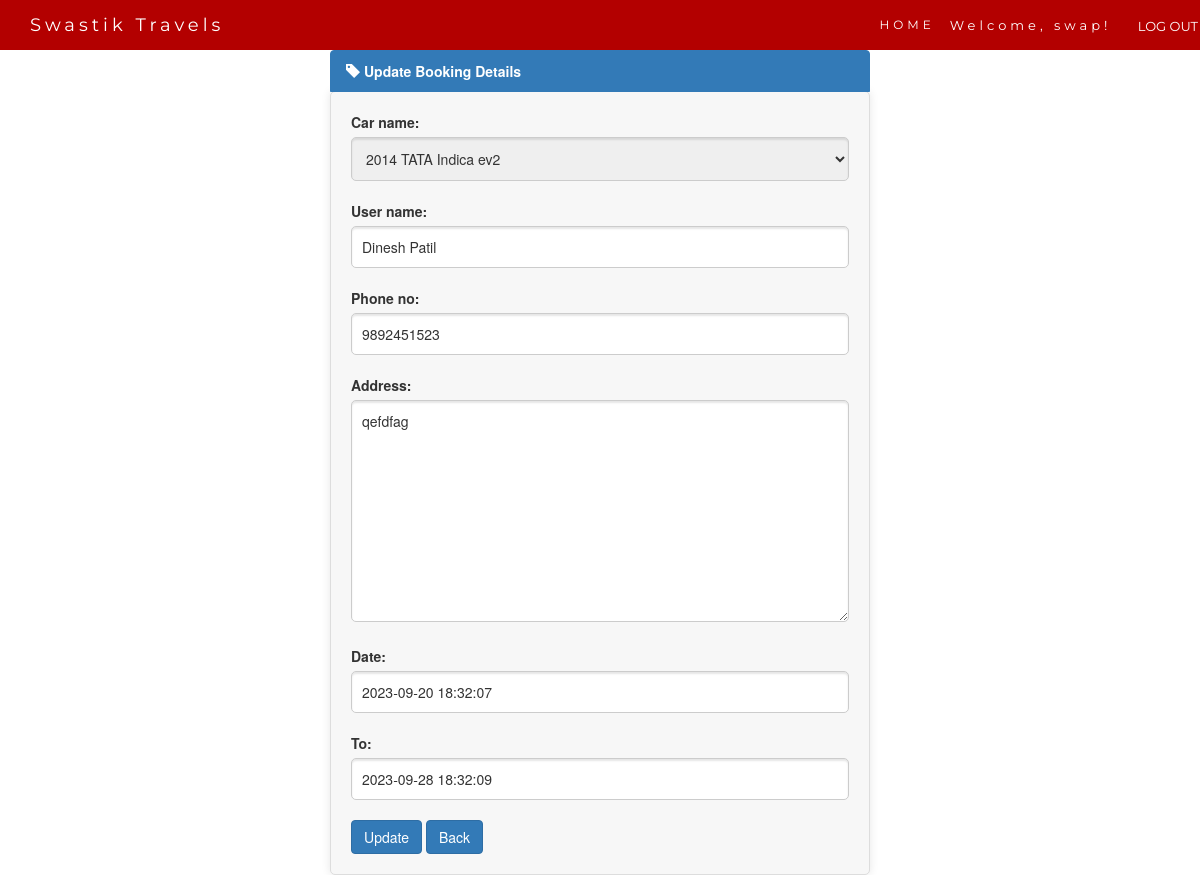
/booking-update/4/ (signed in), run on the app's committed database.
### ST_App/models.py (models this page shows, shortened)
class Car(models.Model):
    car_name = models.CharField(max_length=50)
    company_name = models.CharField(max_length=50)
    year = models.IntegerField()
    number_of_seats = models.IntegerField()
    cost_per_day = models.CharField(max_length=10)
    cost_for_outstation = models.CharField(max_length=10, null=True)
    car_image = models.ImageField(upload_to='car_images/')  # Define the upload_to path as per your needs
    def __str__(self):
        return f"{self.year} {self.company_name} {self.car_name}"

class User_booking(models.Model):
    car_name = models.ForeignKey(Car, on_delete=models.CASCADE)
    user_name = models.CharField(max_length=50)
    phone_no = models.CharField(max_length=10)
    address = models.TextField()
    date = models.DateTimeField()
    to = models.DateTimeField()

### ST_App/views.py (the view)
# urls.py: path('booking-update/<int:pk>/', views.BookingUpdate.as_view(), name='booking_update'),
class BookingUpdate(LoginRequiredMixin, UpdateView):
    model = User_booking
    form_class = OrderForm
    template_name = 'booking_update.html'
    context_object_name = 'order'
    success_url = reverse_lazy('book_list')

### ST_App/forms.py
class OrderForm(forms.ModelForm):
    class Meta:
        model = User_booking
        fields = '__all__'

### ST_App/templates/booking_update.html (shortened to what this page needs)
{% extends 'base.html' %}
{% block nav %}
<ul class="nav navbar-nav navbar-right">
  <li><a href="{% url 'home' %}">HOME</a></li>
  <li>{% if user.is_authenticated %}
      <p id="log" style="color: white;top:16px">Welcome, {{ user.username }}!</p></li>
      <li><form method="post" action="{% url 'logout' %}">
          &nbsp;&nbsp;<button id="log2" style="background:transparent;color:white;" type="submit">LOG OUT</button>
      </form></li><li>
  {% else %}
      <a id="log3" href="{% url 'login' %}" style="color: white;">LOGIN</a>
  {% endif %}</li>
</ul>
{% endblock %}
{% block body %}
<div class="container" style="margin-top: 50px;">
    <div class ='col-sm-6 col-sm-offset-3'>
        <p class="list-group-item active">
        <strong><span class="glyphicon glyphicon-tag"></span> Update Booking Details</strong>
        </p>
        <div class="form-outline mb-4">
        <form method="post" id="form1">
            {{ form.as_p }}
            <button type="submit" class="btn btn-primary">Update</button>
            <a href="{% url 'book_list' %}"><button type="button" class="btn btn-primary">Back</button></a>
        </form>
    </div>
    </div>
</div>
{% endblock %}

### data on the page
Car: car_name "2014 TATA Indica ev2"
User_booking: user_name "Dinesh Patil", phone_no "9892451523", address "qefdfag", date "2023-09-20 18:32:07", to "2023-09-28 18:32:09"

### other printed values
{{ user.username }} "swap"
